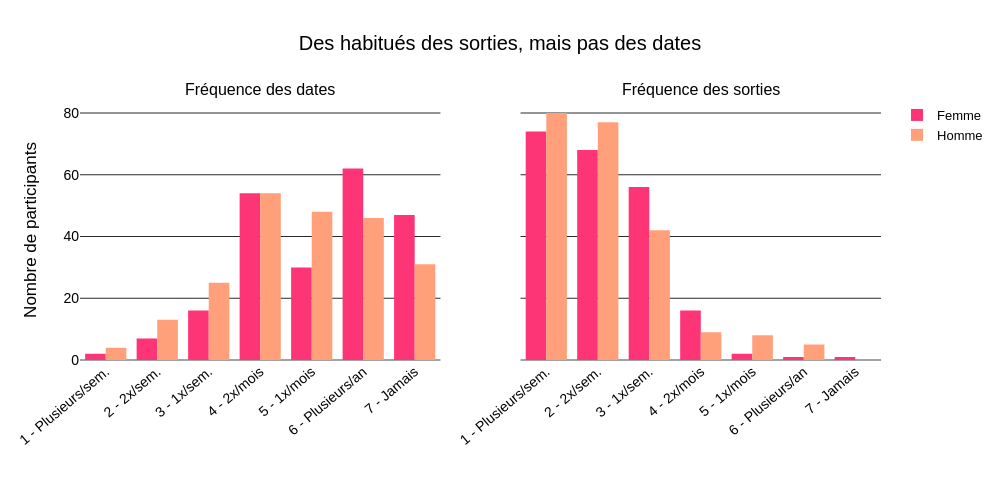

The notebook cell saved with this chart:
### Code cell
fig = make_subplots(rows=1, cols=2, shared_yaxes=True,
                    subplot_titles=("Fréquence des dates", "Fréquence des sorties"))

for col_idx, col in enumerate(["date", "go_out"], start=1):
    counts = df_participants.groupby([col, "gender"]).size().reset_index(name="nb")
    for gender, color in GENDER_COLORS.items():
        sub = counts[counts["gender"] == gender].set_index(col).reindex(FREQ_ORDER)
        fig.add_trace(
            go.Bar(x=sub.index, y=sub["nb"].fillna(0), name=gender,
                   marker_color=color, showlegend=(col_idx == 1)),
            row=1, col=col_idx,
        )

fig.update_layout(barmode="group", height=480, width=1000,
                  title="Des habitués des sorties, mais pas des dates",
                  margin=dict(b=120))

fig.update_xaxes(tickangle=-40)

fig.update_yaxes(title_text="Nombre de participants", col=1)

fig.show()

fig.write_image(IMG_PATH / "04_habitudes_participants.png")

### Figure 1 — Plotly figure (JSON) as saved in the notebook; plotly's stock layout.template omitted (floating-point values rounded to 4 significant figures)
{"data": [{"marker": {"color": "#FD3476"}, "name": "Femme", "showlegend": true, "type": "bar", "x": ["1 - Plusieurs/sem.", "2 - 2x/sem.", "3 - 1x/sem.", "4 - 2x/mois", "5 - 1x/mois", "6 - Plusieurs/an", "7 - Jamais"], "xaxis": "x", "y": [2, 7, 16, 54, 30, 62, 47], "yaxis": "y"}, {"marker": {"color": "#FFA07A"}, "name": "Homme", "showlegend": true, "type": "bar", "x": ["1 - Plusieurs/sem.", "2 - 2x/sem.", "3 - 1x/sem.", "4 - 2x/mois", "5 - 1x/mois", "6 - Plusieurs/an", "7 - Jamais"], "xaxis": "x", "y": [4, 13, 25, 54, 48, 46, 31], "yaxis": "y"}, {"marker": {"color": "#FD3476"}, "name": "Femme", "showlegend": false, "type": "bar", "x": ["1 - Plusieurs/sem.", "2 - 2x/sem.", "3 - 1x/sem.", "4 - 2x/mois", "5 - 1x/mois", "6 - Plusieurs/an", "7 - Jamais"], "xaxis": "x2", "y": [74, 68, 56, 16, 2, 1, 1], "yaxis": "y2"}, {"marker": {"color": "#FFA07A"}, "name": "Homme", "showlegend": false, "type": "bar", "x": ["1 - Plusieurs/sem.", "2 - 2x/sem.", "3 - 1x/sem.", "4 - 2x/mois", "5 - 1x/mois", "6 - Plusieurs/an", "7 - Jamais"], "xaxis": "x2", "y": [80.0, 77.0, 42.0, 9.0, 8.0, 5.0, 0.0], "yaxis": "y2"}], "layout": {"annotations": [{"font": {"size": 16}, "showarrow": false, "text": "Fréquence des dates", "x": 0.225, "xanchor": "center", "xref": "paper", "y": 1, "yanchor": "bottom", "yref": "paper"}, {"font": {"size": 16}, "showarrow": false, "text": "Fréquence des sorties", "x": 0.775, "xanchor": "center", "xref": "paper", "y": 1, "yanchor": "bottom", "yref": "paper"}], "barmode": "group", "height": 480, "margin": {"b": 120}, "title": {"text": "Des habitués des sorties, mais pas des dates"}, "width": 1000, "xaxis": {"anchor": "y", "domain": [0, 0.45], "tickangle": -40}, "xaxis2": {"anchor": "y2", "domain": [0.55, 1], "tickangle": -40}, "yaxis": {"anchor": "x", "domain": [0, 1], "title": {"text": "Nombre de participants"}}, "yaxis2": {"anchor": "x2", "domain": [0, 1], "matches": "y", "showticklabels": false}}}
